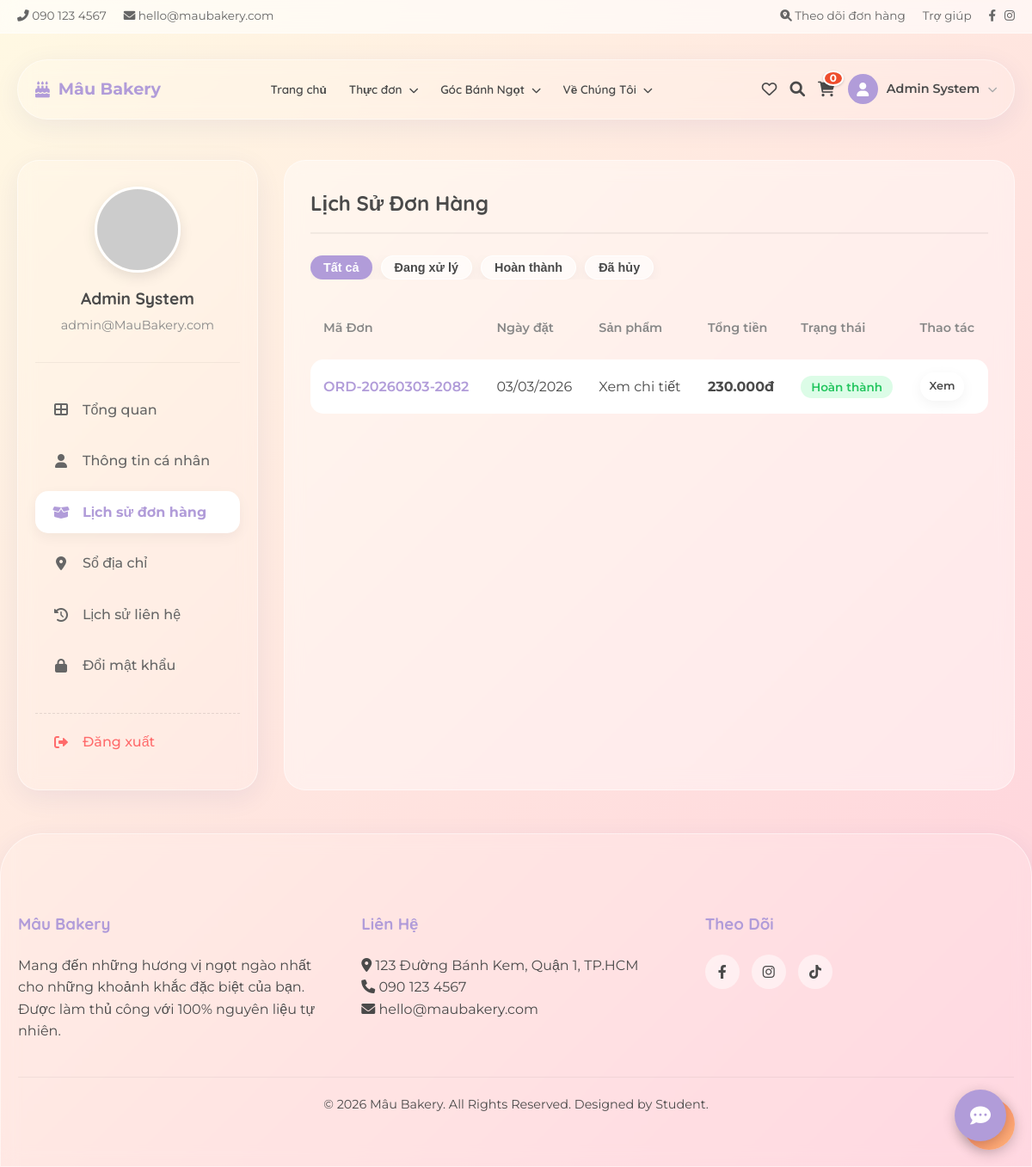
Screenshot of /index.php?page=profile&tab=orders (signed in) with the database file from the repository.
### tables this page shows
CREATE TABLE `users` (
  `id` int(11) NOT NULL AUTO_INCREMENT,
  `username` varchar(50) NOT NULL,
  `password` varchar(255) NOT NULL,
  `email` varchar(100) NOT NULL,
  `full_name` varchar(100) DEFAULT NULL,
  `phone` varchar(20) DEFAULT NULL,
  `avatar` text DEFAULT NULL,
  `role` enum('admin','user') DEFAULT 'user',
  `points` int(11) DEFAULT 0,
  `is_active` tinyint(1) DEFAULT 1,
  `created_at` datetime DEFAULT current_timestamp(),
  PRIMARY KEY (`id`),
  UNIQUE KEY `username` (`username`),
  UNIQUE KEY `email` (`email`)
);

CREATE TABLE `orders` (
  `id` int(11) NOT NULL AUTO_INCREMENT,
  `user_id` int(11) DEFAULT NULL,
  `order_code` varchar(20) NOT NULL,
  `total_amount` decimal(10,2) NOT NULL,
  `shipping_fee` decimal(10,2) DEFAULT 0.00,
  `discount_amount` decimal(10,2) DEFAULT 0.00,
  `payment_method` enum('cod','banking','momo') DEFAULT 'cod',
  `status` enum('pending','confirmed','shipping','completed','failed','cancelled') DEFAULT 'pending',
  `payment_status` enum('unpaid','paid','refunded') DEFAULT 'unpaid',
  `note` text DEFAULT NULL,
  `recipient_name` varchar(100) NOT NULL,
  `recipient_phone` varchar(20) NOT NULL,
  `shipping_address` text NOT NULL,
  `is_active` tinyint(1) DEFAULT 1,
  `created_at` datetime DEFAULT current_timestamp(),
  PRIMARY KEY (`id`),
  UNIQUE KEY `order_code` (`order_code`),
  KEY `user_id` (`user_id`),
  CONSTRAINT `fk_orders_users` FOREIGN KEY (`user_id`) REFERENCES `users` (`id`) ON DELETE SET NULL
);

### controllers/ProfileController.php (called while the page is built, shortened)
<?php
$user_id = $_SESSION['user_id'];
if (isset($conn)) {
    try {
        $stmt_user = $conn->prepare("SELECT * FROM users WHERE id = :id");
        $stmt_user->execute(['id' => $user_id]);
        $user = $stmt_user->fetch();
        $stmt_orders = $conn->prepare("
            SELECT * FROM orders
            WHERE user_id = :uid
            ORDER BY created_at DESC
        ");
        $stmt_orders->execute(['uid' => $user_id]);
        $orders = $stmt_orders->fetchAll();
    } catch (PDOException $e) {
        $error = "Lỗi kết nối: " . $e->getMessage();
    }
}
?>

### views/profile/orders.php (the view, shortened to what this page needs)
<div id="orders">
    <h2 class="content-title">Lịch Sử Đơn Hàng</h2>
    <div style="display: flex; gap: 10px; margin-bottom: 20px; overflow-x: auto;">
        <button class="btn-glass btn-primary" style="border-radius: 20px; padding: 5px 15px; font-size: 0.9rem;">Tất
            cả</button>
        <button class="btn-glass" style="border-radius: 20px; padding: 5px 15px; font-size: 0.9rem;">Đang xử
            lý</button>
        <button class="btn-glass" style="border-radius: 20px; padding: 5px 15px; font-size: 0.9rem;">Hoàn
            thành</button>
        <button class="btn-glass" style="border-radius: 20px; padding: 5px 15px; font-size: 0.9rem;">Đã
            hủy</button>
    </div>
    <div class="table-container">
        <table class="custom-table">
            <thead>
                <tr>
                    <th>Mã Đơn</th>
                    <th>Ngày đặt</th>
                    <th>Sản phẩm</th>
                    <th>Tổng tiền</th>
                    <th>Trạng thái</th>
                    <th>Thao tác</th>
                </tr>
            </thead>
            <tbody>
                <?php foreach ($orders as $order): ?>
                    <tr>
                        <td style="font-weight: 600; color: var(--accent-color);">
                            <?php echo $order['order_code']; ?>
                        </td>
                        <td>
                            <?php echo date('d/m/Y', strtotime($order['created_at'])); ?>
                        </td>
                        <td>
                            <span>Xem chi tiết</span>
                        </td>
                        <td style="font-weight: 700;">
                            <?php echo number_format($order['total_amount'], 0, ',', '.'); ?>đ
                        </td>
                        <td>
                            <?php
                            $status_label = '';
                            $bg_class = '';
                            switch ($order['status']) {
                                case 'completed':
                                    $status_label = 'Hoàn thành';
                                    $bg_class = 'completed';
                                    break;
                            }
                            ?>
                            <span class="status-badge status-<?php echo $bg_class; ?>">
                                <?php echo $status_label; ?>
                            </span>
                        </td>
                        <td>
                            <a href="index.php?page=order_detail&id=<?php echo $order['id']; ?>" class="btn-glass"
                                style="padding: 5px 10px; font-size: 0.8rem;">Xem</a>
                        </td>
                    </tr>
                <?php endforeach; ?>
            </tbody>
        </table>
    </div>
</div>

### views/profile/sidebar.php
<aside class="glass-panel profile-sidebar" style="padding: 30px 20px;">
    <div class="user-card">
        <img src="<?php echo !empty($user['avatar']) ? $user['avatar'] : 'https://ui-avatars.com/api/?name=' . urlencode($user['full_name']); ?>"
            class="user-avatar" alt="Avatar">
        <h3 class="user-name">
            <?php echo htmlspecialchars($user['full_name']); ?>
        </h3>
        <span class="user-email">
            <?php echo htmlspecialchars($user['email']); ?>
        </span>
    </div>
    <nav class="profile-nav">
        <a href="index.php?page=profile&tab=dashboard"
            class="nav-item <?php echo $tab === 'dashboard' ? 'active' : ''; ?>">
            <i class="fas fa-th-large"></i> Tổng quan
        </a>
        <a href="index.php?page=profile&tab=info" class="nav-item <?php echo $tab === 'info' ? 'active' : ''; ?>">
            <i class="fas fa-user"></i> Thông tin cá nhân
        </a>
        <a href="index.php?page=profile&tab=orders" class="nav-item <?php echo $tab === 'orders' ? 'active' : ''; ?>">
            <i class="fas fa-box-open"></i> Lịch sử đơn hàng
        </a>
        <a href="index.php?page=profile&tab=addresses"
            class="nav-item <?php echo $tab === 'addresses' ? 'active' : ''; ?>">
            <i class="fas fa-map-marker-alt"></i> Sổ địa chỉ
        </a>
        <a href="index.php?page=profile&tab=contacts"
            class="nav-item <?php echo $tab === 'contacts' ? 'active' : ''; ?>">
            <i class="fas fa-history"></i> Lịch sử liên hệ
        </a>
        <a href="index.php?page=profile&tab=password"
            class="nav-item <?php echo $tab === 'password' ? 'active' : ''; ?>">
            <i class="fas fa-lock"></i> Đổi mật khẩu
        </a>
        <a href="index.php?logout=true" class="nav-item logout">
            <i class="fas fa-sign-out-alt"></i> Đăng xuất
        </a>
    </nav>
</aside>

### assets/css/style.css (style rules this page uses)
:root { --primary-color: #ffd1dc; --primary-dark: #ffb7c5; --secondary-color: #fff9e3; --accent-color: #b19cd9; --text-color: #4a4a4a; --white: #ffffff; --glass-bg: rgba(255, 255, 255, 0.15); --glass-border: rgba(255, 255, 255, 0.5); --shadow-soft: 0 8px 32px 0 rgba(31, 38, 135, 0.07); }
* { margin: 0; padding: 0; box-sizing: border-box; }
html { scroll-behavior: smooth; }
body { font-family: "Montserrat", sans-serif; color: var(--text-color); background: linear-gradient(135deg, #fff9e3 0%, #ffd1dc 100%); min-height: 100vh; line-height: 1.6; -webkit-font-smoothing: antialiased; -moz-osx-font-smoothing: grayscale; }
h1, h2, h3, h4, h5, h6 { font-family: "Quicksand", sans-serif; font-weight: 700; }
a { text-decoration: none; color: inherit; transition: all 0.3s ease; }
.glass-panel { background: var(--glass-bg); backdrop-filter: blur(10px); -webkit-backdrop-filter: blur(10px); border: 1px solid var(--glass-border); border-radius: 25px; box-shadow: var(--shadow-soft); }
.btn-glass { display: inline-block; padding: 12px 30px; background: rgba(255, 255, 255, 0.4); border: 1px solid var(--white); border-radius: 50px; font-weight: 600; backdrop-filter: blur(4px); cursor: pointer; color: var(--text-color); box-shadow: 0 4px 15px rgba(0, 0, 0, 0.05); }
.btn-primary { background: var(--accent-color); color: white; border: none; }

### assets/css/profile.css (style rules this page uses)
.profile-sidebar { height: fit-content; }
.user-card { display: flex; flex-direction: column; align-items: center; text-align: center; margin-bottom: 30px; padding-bottom: 30px; border-bottom: 1px solid rgba(0,0,0,0.05); }
.user-avatar { width: 100px; height: 100px; border-radius: 50%; object-fit: cover; margin-bottom: 15px; border: 3px solid white; box-shadow: 0 5px 15px rgba(0,0,0,0.1); }
.user-name { font-family: 'Quicksand', sans-serif; font-size: 1.2rem; font-weight: 700; color: var(--text-color); margin-bottom: 5px; }
.user-email { font-size: 0.9rem; color: #888; }
.profile-nav { display: flex; flex-direction: column; gap: 10px; }
.nav-item { display: flex; align-items: center; gap: 15px; padding: 12px 20px; border-radius: 15px; color: #666; text-decoration: none; transition: all 0.3s; font-weight: 500; cursor: pointer; border: none; background: transparent; width: 100%; text-align: left; font-family: inherit; font-size: 1rem; }
.nav-item.active { background: white; color: var(--accent-color); box-shadow: 0 5px 15px rgba(0,0,0,0.05); font-weight: 700; }
.nav-item i { width: 20px; text-align: center; }
.nav-item.logout { color: #ff6b6b; margin-top: 20px; border-top: 1px dashed rgba(0,0,0,0.1); padding-top: 20px; border-radius: 0; }
.content-title { font-family: 'Quicksand', sans-serif; font-size: 1.5rem; color: var(--text-color); margin-bottom: 25px; padding-bottom: 15px; border-bottom: 2px solid rgba(0,0,0,0.05); }
.table-container { overflow-x: auto; }
.custom-table { width: 100%; border-collapse: separate; border-spacing: 0 10px; }
.custom-table th { text-align: left; padding: 15px; color: #888; font-weight: 600; font-size: 0.9rem; white-space: nowrap; }
.custom-table td { background: white; padding: 15px; vertical-align: middle; white-space: nowrap; }
.custom-table tr td:first-child { border-top-left-radius: 15px; border-bottom-left-radius: 15px; }
.custom-table tr td:last-child { border-top-right-radius: 15px; border-bottom-right-radius: 15px; }
.status-badge { padding: 5px 12px; border-radius: 20px; font-size: 0.85rem; font-weight: 600; }
.status-completed { background: #DCFCE7; color: #22C55E; }

### rows the page displays
users: full_name "Admin System", email "admin@MauBakery.com"
orders: order_code "ORD-20260303-2082", created_at "03/03/2026", total_amount "230.000", status "Hoàn thành"

### other values shown
$cart_count "0"
$_SESSION['full_name'] "Admin System"
